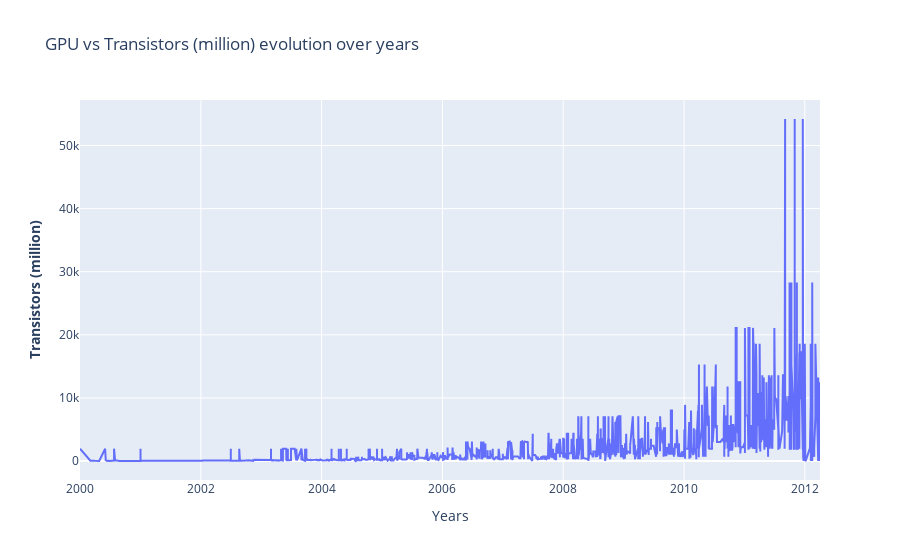
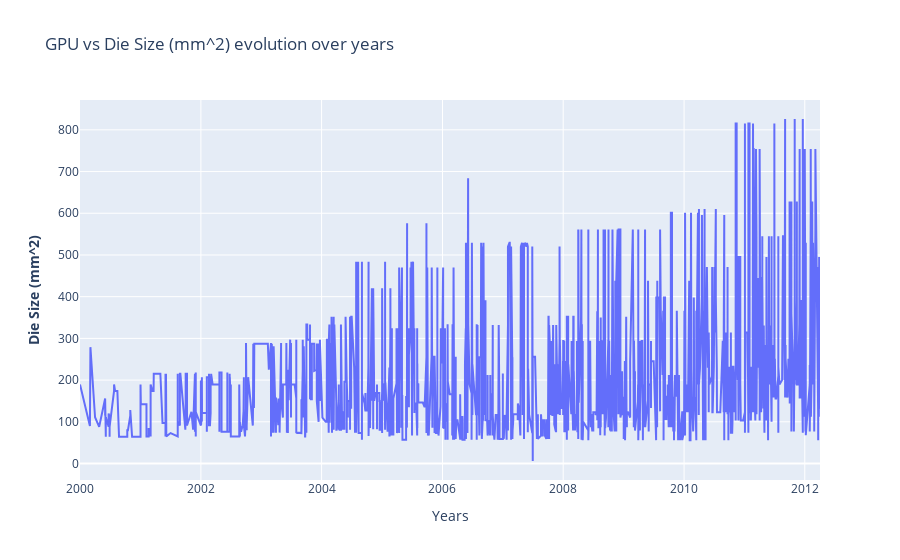

The code cell stored with these charts, in order, in its notebook:
### Markdown cell above
#### GPU

### Code cell
fig_transistors = make_subplots()
fig_die = make_subplots()

# Add traces
fig_transistors.add_trace(
    go.Scatter(x= df_an.index, y=df_gpu["Transistors (million)"] ,name= "GPU")
)
# Add figure title
fig_transistors.update_layout(
    title_text="GPU vs Transistors (million) evolution over years"
)
# Set x-axis title
fig_transistors.update_xaxes(title_text="Years")
# Set y-axes titles
fig_transistors.update_yaxes(title_text="<b>Transistors (million)", secondary_y=False)

# Add traces
fig_die.add_trace(
    go.Scatter(x= df_an.index, y=df_gpu["Die Size (mm^2)"] ,name= "GPU")
)
# Add figure title
fig_die.update_layout(
    title_text="GPU vs Die Size (mm^2) evolution over years"
)
# Set x-axis title
fig_die.update_xaxes(title_text="Years")
# Set y-axes titles
fig_die.update_yaxes(title_text="<b>Die Size (mm^2)", secondary_y=False)

fig_transistors.show()
fig_die.show()

### Figure 1 — Plotly figure (JSON) as saved in the notebook; plotly's stock layout.template omitted (floating-point values rounded to 4 significant figures; data arrays with more than 128 entries replaced by an {"elided": "..."} marker saying what was removed)
{"data": [{"name": "GPU", "type": "scatter", "x": {"elided": "4742 str values"}, "y": {"elided": "2601 float values"}}], "layout": {"title": {"text": "GPU vs Transistors (million) evolution over years"}, "xaxis": {"anchor": "y", "domain": [0, 1], "title": {"text": "Years"}}, "yaxis": {"anchor": "x", "domain": [0, 1], "title": {"text": "<b>Transistors (million)"}}}}

### Figure 2 — Plotly figure (JSON) as saved in the notebook; plotly's stock layout.template omitted (floating-point values rounded to 4 significant figures; data arrays with more than 128 entries replaced by an {"elided": "..."} marker saying what was removed)
{"data": [{"name": "GPU", "type": "scatter", "x": {"elided": "4742 str values"}, "y": {"elided": "2601 float values"}}], "layout": {"title": {"text": "GPU vs Die Size (mm^2) evolution over years"}, "xaxis": {"anchor": "y", "domain": [0, 1], "title": {"text": "Years"}}, "yaxis": {"anchor": "x", "domain": [0, 1], "title": {"text": "<b>Die Size (mm^2)"}}}}
